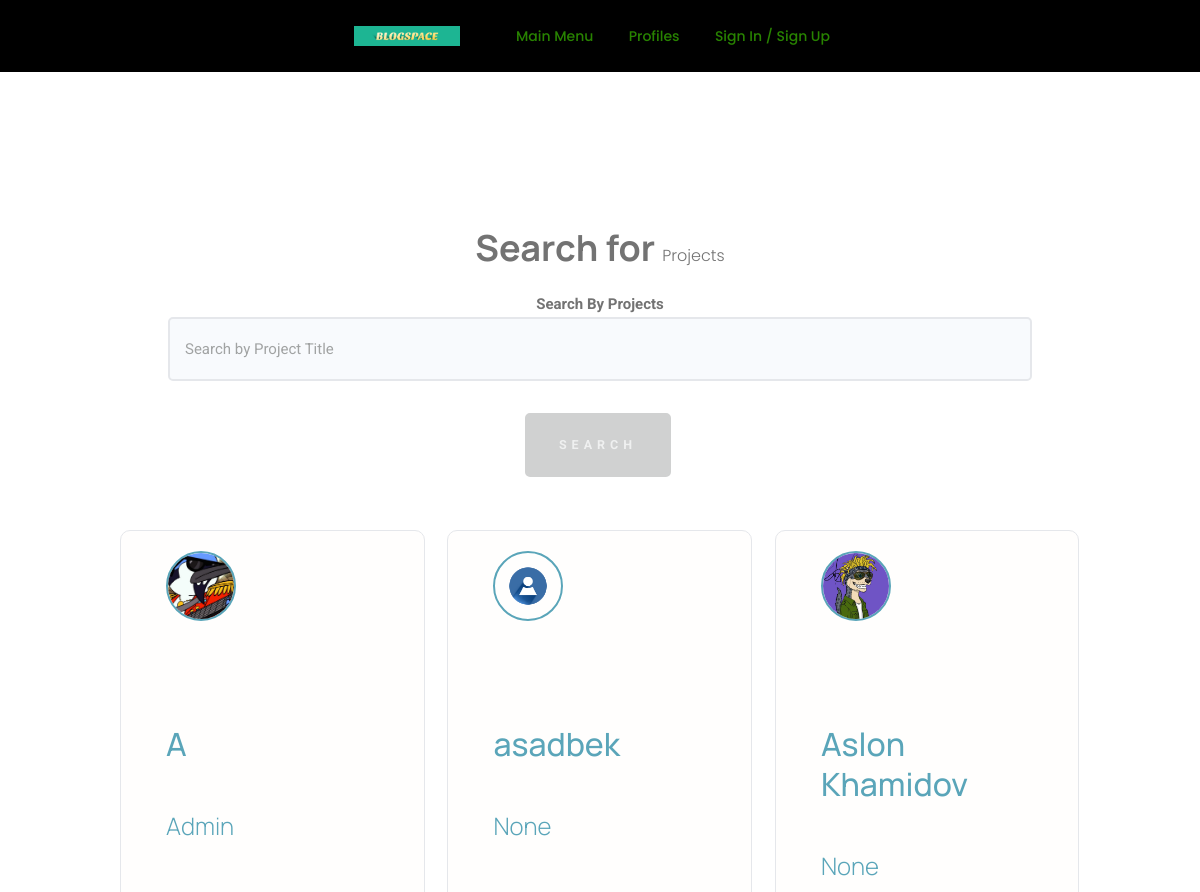
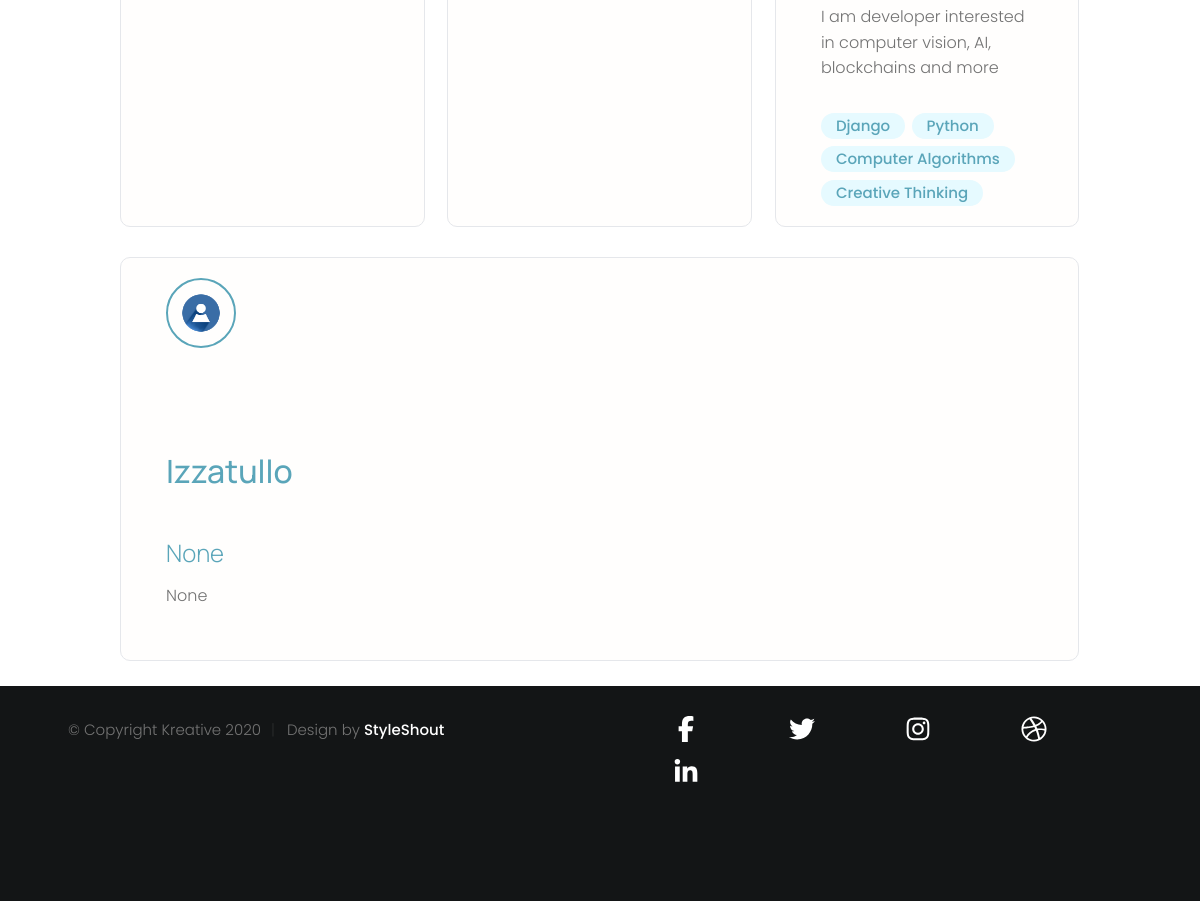
/users/, run on the app's committed database (2 pictures, top to bottom).
### users/models.py (models this page shows, shortened)
class Profile(models.Model):
    user = models.OneToOneField(
        User, on_delete=models.CASCADE, null=True, blank=True)
    name = models.CharField(max_length=200, blank=True, null=True)
    email = models.EmailField(max_length=500, blank=True, null=True)
    username = models.CharField(max_length=200, blank=True, null=True)
    location = models.CharField(max_length=200, blank=True, null=True)
    short_intro = models.CharField(max_length=200, blank=True, null=True)
    shortage_info = models.CharField(max_length=200, blank=True, null=True)
    bio = models.TextField(blank=True, null=True)
    profile_image = models.ImageField(
        null=True, blank=True, upload_to='profiles/', default="profiles/user_default.png")
    social_github = models.CharField(max_length=200, blank=True, null=True)
    social_twitter = models.CharField(max_length=200, blank=True, null=True)
    social_linkedin = models.CharField(max_length=200, blank=True, null=True)
    social_youtube = models.CharField(max_length=200, blank=True, null=True)
    social_website = models.CharField(max_length=200, blank=True, null=True)
    created = models.DateTimeField(auto_now_add=True)
    id = models.UUIDField(default=uuid.uuid4, unique=True,
                          primary_key=True, editable=False)
    class Meta:
        ordering = ['created']

class Skill(models.Model):
    owner = models.ForeignKey(
        Profile, on_delete=models.CASCADE, null=True, blank=True)
    name = models.CharField(max_length=200, blank=True, null=True)
    description = models.TextField(null=True, blank=True)
    created = models.DateTimeField(auto_now_add=True)
    id = models.UUIDField(default=uuid.uuid4, unique=True,
                          primary_key=True, editable=False)
    def __str__(self):
        return str(self.name)

### users/views.py (the view)
# urls.py: path('', views.profiles, name="profiles"),
def profiles(request):
    profiles, search_value = search_in_profiles(request)
    context = {'profiles': profiles, 'search_value':search_value}
    return render(request, 'users/profiles.html', context)

### users/utils.py (called while the page is built)
def search_in_profiles(request):
    search_value = ''
    if request.GET.get('search_value'):
        search_value = request.GET.get('search_value')
    skills = Skill.objects.filter(name__icontains = search_value)
    profiles = Profile.objects.distinct().filter(
        Q(name__icontains = search_value) |
        Q(bio__icontains = search_value) |
        Q(skill__in = skills)
    )
    return profiles, search_value

### users/templates/users/profiles.html
{% extends 'main.html' %}
{% block content %}
<main class="home">
    <section class="hero-section text-center">
        <div class="container container--narrow">
          <div class="hero-section__box">
            <h2>Search for <span>Projects</span></h2>
          </div>
          <div class="hero-section__search">
            <form class="form" action="{% url 'profiles' %}" method="get">
              <div class="form__field">
                <label for="formInput#search">Search By Projects </label>
                <input class="input input--text" id="formInput#search" type="text" name="search_value" value="{{search_value}}"
                  placeholder="Search by Project Title" />
              </div>
              <input class="btn btn--sub btn--lg" type="submit" value="Search" />
            </form>
          </div>
        </div>
      </section>
    <section class="devlist">
        <div class="container">
            <div class="grid grid--three">
                {% for profile in profiles %}
                <div class="column card">
                    <div class="dev">
                        <a href="{% url 'single_profile' profile.id %}" class="card__body">
                            <div class="dev__profile">
                                <img class="avatar avatar--md" src="{{ profile.profile_image.url }}" alt="image" />
                                <div class="dev__meta">
                                    <h3>{{profile.name}}</h3>
                                    <h5>{{profile.short_intro|slice:"60"}}</h5>
                                </div>
                            </div>
                            <p class="dev__info">{{profile.bio|slice:"150"}}</p>
                            <div class="dev__skills">
                                {% for skill in profile.skill_set.all|slice:"5" %}
                                <span class="tag tag--pill tag--main">
                                    <small>{{skill}}</small>
                                </span>
                                {% endfor %}
                            </div>
                        </a>
                    </div>
                </div>
                {% endfor %}
            </div>
        </div>
    </section>
</main>
{% endblock content %}

### static/uikit/styles/modules/_variables.css (style rules this page uses)
:root { --color-main: #5aa5b9; --color-main-light: #e6faff; --color-sub: #3f4156; --color-sub-light: #51546e; --color-sub-lighter: #ededfd; --color-text: #737373; --color-gray: #8b8b8b; --color-light: #e5e7eb; --color-light-gray: #767676; --color-bg: #f8fafd; --color-white: #fffefd; --color-white-light: #f3f3f3; --color-success: #359e64; --color-success-bg: #def8e8; --color-error: #fc4b0b; --color-error-bg: #fff2ee; --font-base: 'Poppins', arial, helvetica, 'Segoe UI', roboto, ubuntu, sans-serif; --font-monospace: 'Fira Code', 'Courier New', courier, monospace; --font-regular: 300; --font-medium: 500; --font-bold: 700; --generic-shadow: 1px 1px 5px #00000010; --generic-transition: all 0.3s ease-in-out; }

### static/uikit/styles/modules/_base.css (style rules this page uses)
* { margin: 0; padding: 0; box-sizing: border-box; text-rendering: optimizeLegibility; color: inherit; font-size: inherit; }
html { font-size: 50%; }
@media only screen and (min-width: 480px) { html { font-size: 56.25%; } }
@media only screen and (min-width: 1200px) { html { font-size: 62.5%; } }
body { line-height: 1.6; font-weight: 400; font-size: 1.5rem; color: var(--color-text); background-color: var(--color-bg); min-height: 100vh; }

### static/uikit/styles/modules/_typography.css (style rules this page uses)
* { font-family: var(--font-base); }
h2 { font-size: 3.6rem; font-weight: var(--font-bold); }
h3 { font-size: 3.2rem; font-weight: var(--font-medium); }
h5 { font-size: 2.4rem; font-weight: var(--font-medium); }
h5, h6 { font-weight: var(--font-regular); }
p, span, strong { font-size: 1.6rem; color: var(--color-text); font-weight: var(--font-regular); }
a { padding-bottom: 2px; text-decoration: none; display: inline-block; color: var(--color-main); font-weight: var(--font-medium); }

### static/uikit/styles/modules/_utilities.css (style rules this page uses)
.container { width: 92%; max-width: 165rem; margin: 0 auto; box-sizing: border-box; }
.container--narrow { width: 92%; max-width: 120rem; }
@media screen and (min-width: 1000px) { .container { width: 90%; } }
@media screen and (min-width: 1000px) { .container--narrow { width: 85%; } }
@media screen and (min-width: 1200px) { .container { width: 80%; } }
@media screen and (min-width: 1200px) { .container--narrow { width: 72%; } }
.text-center { text-align: center; }

### static/uikit/styles/modules/_avatar.css (style rules this page uses)
.avatar { border-radius: 50%; border: 2px solid var(--color-main); object-fit: cover; }
.avatar--md { height: 7rem; width: 7rem; }

### static/uikit/styles/modules/_button.css (style rules this page uses)
.btn { display: inline-block; position: relative; cursor: pointer; background-color: var(--color-light); font-weight: var(--font-medium); color: var(--color-sub); text-decoration: none; padding: 1rem 2rem; border-radius: 0.5rem; border: none; width: -webkit-fit-content; width: -moz-fit-content; width: fit-content; height: -webkit-fit-content; height: -moz-fit-content; height: fit-content; font-size: 1.6rem; outline-width: 0; outline-color: transparent; -webkit-backface-visibility: hidden; backface-visibility: hidden; transition: all 0.3s ease-in-out; }
.btn--sub { background-color: var(--color-sub); color: var(--color-white); }
.btn--lg { font-size: 1.8rem; padding: 1.2rem 4.5rem; }

### static/uikit/styles/modules/_card.css (style rules this page uses)
.card { border-radius: 1rem; background-color: var(--color-white); border: 1.5px solid var(--color-light); width: auto; height: auto; margin-top: 0.5rem; margin-bottom: 0.5rem; overflow: hidden; }
.card__body, .card__header { padding: 2rem 2.5rem; }

### static/uikit/styles/modules/_form.css (style rules this page uses)
.form { display: block; }
.form__field { margin-top: 1.5rem; margin-bottom: 1.5rem; }
.form__label, .form__field > label { display: block; margin-bottom: 0.5rem; color: var(--color-text); }
input.input[type='text'], input.input[type='email'], input.input[type='password'], input.input[type='number'], select.input, textarea.input { min-width: 24rem; width: 100%; padding: 1.2rem 1.5rem; border-radius: 0.5rem; border: 2px solid var(--color-light); transition: all 0.3s ease-in-out; background-color: var(--color-bg); }

### static/uikit/styles/modules/_tag.css (style rules this page uses)
.tag { display: inline-flex; align-items: center; background-color: var(--color-sub); height: -webkit-fit-content; height: -moz-fit-content; height: fit-content; width: -webkit-fit-content; width: -moz-fit-content; width: fit-content; border-radius: 0.5rem; padding: 0.5rem 1.5rem; font-size: 1.2rem; cursor: pointer; }
.tag:not(:last-child) { margin-right: 0.25rem; margin-bottom: 0.75rem; }
.tag > small { color: var(--color-white); }
.tag--pill { border-radius: 5rem; }
.tag--main, .tag--main > small { background: var(--color-main-light); color: var(--color-main); font-weight: 500; }

### data on the page
Profile: profile_image (picture), name "A", short_intro "Admin"
Profile: profile_image (placeholder picture), name "asadbek", short_intro "None"
Profile: profile_image (picture), name "Aslon Khamidov", short_intro "None", bio "I am developer interested in computer vision, AI, blockchains and more"
Skill: name "Django"
Skill: name "Python"
Skill: name "Computer Algorithms"
Skill: name "Creative Thinking"
Profile: profile_image (placeholder picture), name "Izzatullo", short_intro "None", bio "None"
